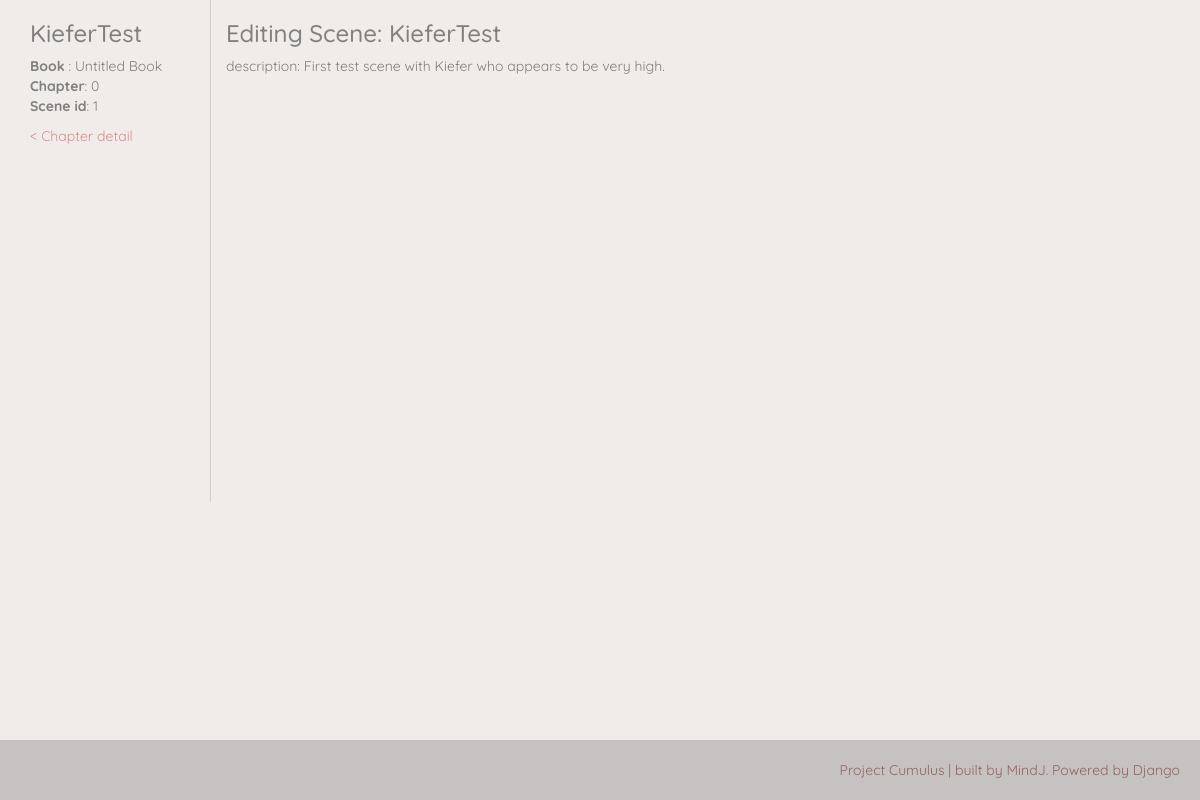
Page /flipbooks/scene/1/ on the committed database.
### flipbooks/models.py (models this page shows, shortened)
class Scene(models.Model):
    order = models.IntegerField(default="0")
    children_li = models.TextField(max_length=200, blank=True, default="")
    name = models.CharField(max_length=50, blank=True, default="")
    description = models.TextField(max_length=100, blank=True, default="")
    chapter = models.ForeignKey(Chapter, on_delete=models.CASCADE, default=0)
    date_created = models.DateTimeField(auto_now_add=True)
    date_modified = models.DateTimeField(auto_now=True)
    def __str__(self):
        return "Scene #{} [order: {}, name: {} ]".format(self.pk, self.order, self.name)

class Chapter(models.Model):
    number = models.IntegerField(default="0")
    title = models.CharField(max_length=50, blank=True, default="Untitled")
    book = models.ForeignKey(Book, on_delete=models.CASCADE)
    date_created = models.DateTimeField(auto_now_add=True)
    date_modified = models.DateTimeField(auto_now=True)

class Book(models.Model):
    title = models.CharField(max_length=50, blank=True, default="Untitled Book")
    date_created = models.DateTimeField(auto_now_add=True)
    date_modified = models.DateTimeField(auto_now=True)

### flipbooks/views.py (the view)
# urls.py: re_path(r'^scene/(?P<pk>\d+)/$', views.SceneDetailView_REACT.as_view(), name='scene-edit'), #detail/EDIT!
class SceneDetailView_REACT(generic.DetailView):
    model = Scene
    queryset = Scene.objects.all()
    template_name = "frontend/scene_detail.html"
    def get_context_data(self, *args, **kwargs):
        context = super(SceneDetailView_REACT, self).get_context_data(*args, **kwargs)
        strip_create_form = forms.StripCreateForm(initial={'scene': self.kwargs['pk']})
        strip_create_form.fields['scene'].widget.attrs['invisible'] = True #hiding by css
        strip_create_form.fields['scene'].label = ''
        strip_create_form.fields['description'].widget.attrs['invisible'] = True #hiding by css
        strip_create_form.fields['description'].label = ''
        context["strip_create_form"] = strip_create_form
        context['strip_create_url'] = reverse_lazy("flipbooks:strip-create", kwargs={'scene_pk':self.kwargs['pk'] })
        frame_create_form = forms.FrameCreateForm({"scene_pk": self.kwargs['pk']})
        frame_create_form.fields['strip'].widget.attrs['invisible'] = True #hiding by css
        context['frame_create_form'] = frame_create_form
        return context

### flipbooks/models.py (called while the page is built)
    def __str__(self):
        return "id #{} [in Sn_{}, order:{}]".format(self.id, self.scene.order, self.order)

### frontend/templates/frontend/scene_detail.html (shortened to what this page needs)
{% extends "layout_columned.html" %}
{% load thumbnail %}
{% load flipbooks_custom_tags %}
{% block left_column %}
    <h3>{{object.name}}</h3>
    <p>
        <b>Book</b> : {{object.chapter.book.title}}
        <b>Chapter</b>: {{object.chapter.number}}
        <b>Scene id</b>: {{object.id}}
    </p>
    <p>
        <a href="{% url 'flipbooks:chapter-detail' book_pk=object.chapter.book.id chapter_number=object.chapter.number %}">< Chapter detail</a>
    </p>
{% endblock %}
{% block right_column %}
    <h3>Editing Scene: {% if object.name %}{{object.name}}{% else %}#{{object.id}}{% endif %}</h3>
    {% if object.description %}
        <p>description: {{object.description}}</p>
    {% endif %}
    <div id="ref-content"
         sceneId="{{scene.id}}"
         stripSetCount="{{scene.strip_set.all|length}}"/>
{% endblock %}
{% block extra_js %}
    {% load static %}
{% endblock extra_js %}

### static-storage/css_static/mainLayout.css (style rules this page uses)
html, body { margin: 0; height: 100%; }
body { background-color: #efecea; font-family: 'Quicksand', sans-serif; color: #808080; }
a { color: #da8d8d; }

### rows in the picture
Scene: name "KieferTest", chapter.book "Untitled Book", chapter.number "0", id "1", description "First test scene with Kiefer who appears to be very high."
